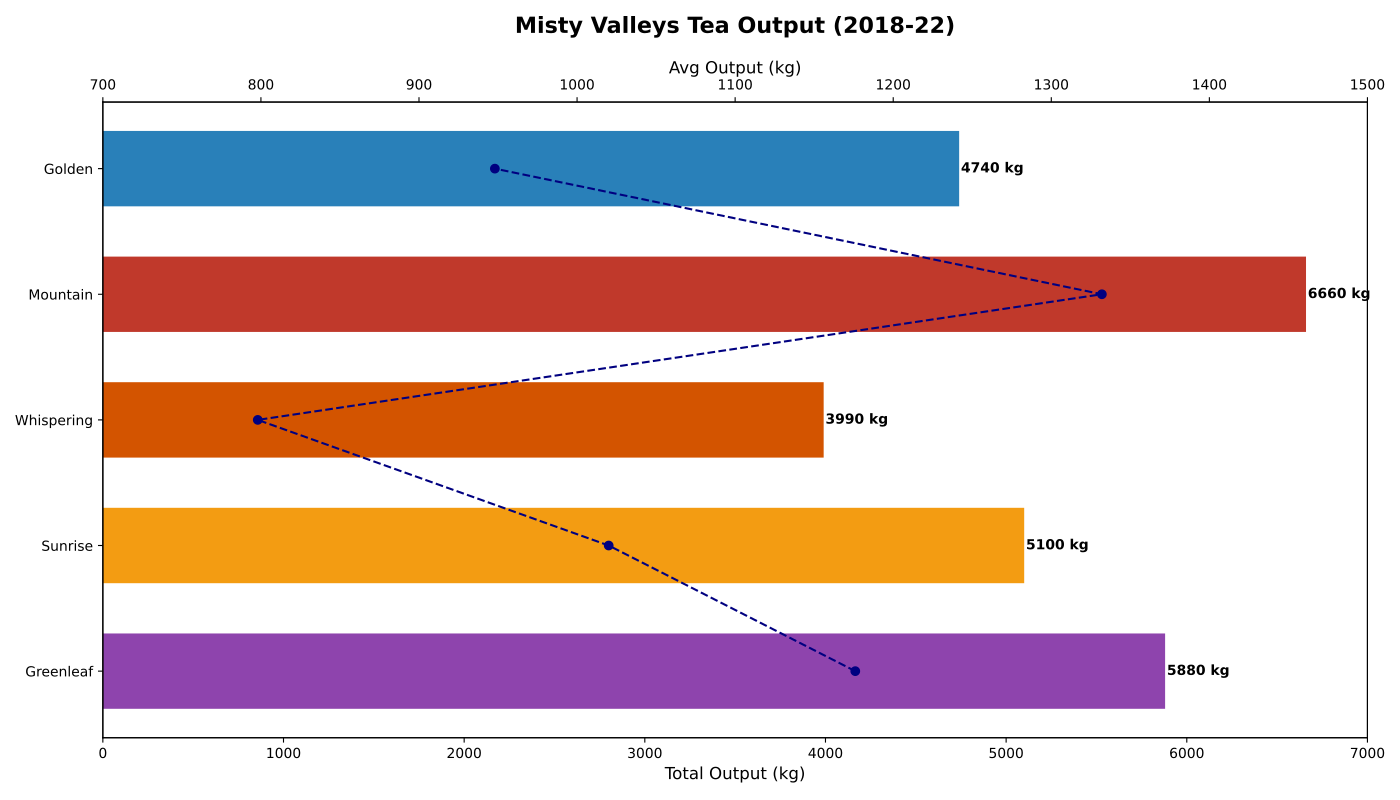

Generate this figure with Python:
import matplotlib.pyplot as plt
import numpy as np

plantations = ['Greenleaf', 'Sunrise', 'Whispering', 'Mountain', 'Golden']

production_data = np.array([
    [1180, 1150, 1200, 1100, 1250],  # Greenleaf
    [980, 1020, 950, 1100, 1050],    # Sunrise
    [750, 810, 780, 850, 800],       # Whispering
    [1350, 1280, 1330, 1400, 1300],  # Mountain
    [1000, 920, 950, 890, 980]       # Golden
])

total_production = np.sum(production_data, axis=1)
average_production = np.mean(production_data, axis=1)

fig, ax1 = plt.subplots(figsize=(14, 8))

# Horizontal bar chart for total production
new_colors = ['#8e44ad', '#f39c12', '#d35400', '#c0392b', '#2980b9']
bars = ax1.barh(plantations, total_production, color=new_colors, height=0.6)

for bar in bars:
    width = bar.get_width()
    ax1.text(width + 10, bar.get_y() + bar.get_height()/2, f'{width} kg', va='center', fontsize=10, fontweight='bold')

ax1.set_title("Misty Valleys Tea Output (2018-22)", fontsize=16, fontweight='bold', pad=20)
ax1.set_xlabel("Total Output (kg)", fontsize=12)
ax1.set_xlim(0, 7000)

ax2 = ax1.twiny()
ax2.plot(average_production, plantations, color='navy', marker='o', linestyle='--')
ax2.set_xlabel('Avg Output (kg)', fontsize=12)
ax2.set_xlim(700, 1500)

plt.tight_layout()
plt.show()
